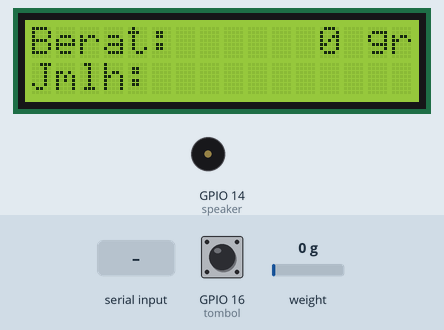
This sketch was run on a simulated ESP8266 (NodeMCU). Shown: 16×2 character LCD, buzzer (waves = sounding, pin HIGH). The test bench sets the inputs (shaded band); at power-on: weight on the scale 0 g, GPIO 16 (tombol) LOW. WiFi joins after 1.5 s; servers stay silent unless stated; a WiFi scan finds three made-up networks; uploads are accepted with an empty reply; EEPROM starts erased; what the sketch prints to the serial monitor is not drawn.

Above: at 9.73 s.
10.1 s: weight on the scale set to 1250 g
At 10.65 s:
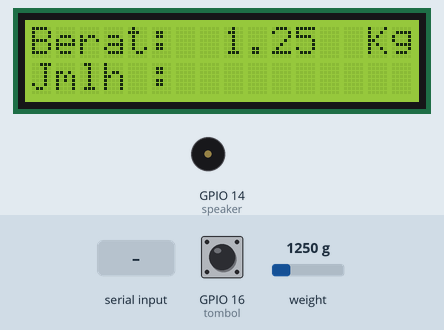
12.3 s: GPIO 16 (tombol) pulled HIGH for 0.2 s
At 14.2 s:
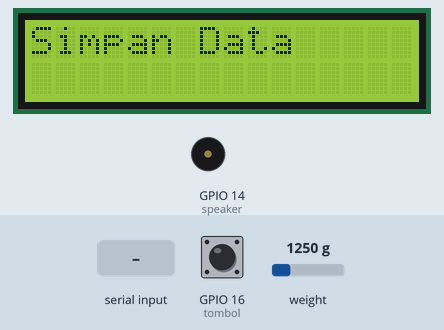
15.5 s: "t" received over Serial
At 16.0 s:
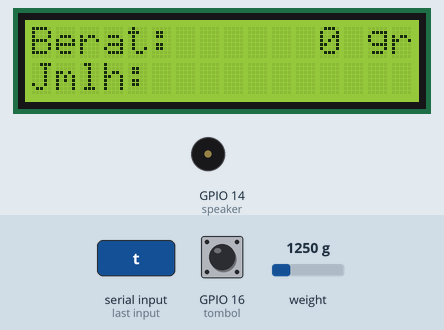
18.5 s: weight on the scale set to 3750 g
At 19.01 s:
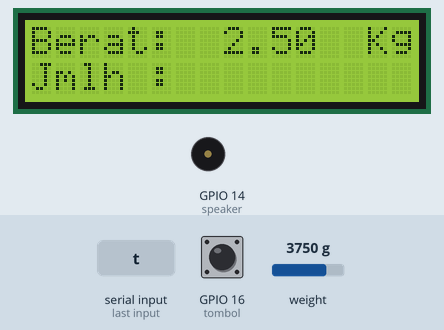
20.2 s: weight on the scale set to 4900 g
At 20.82 s:
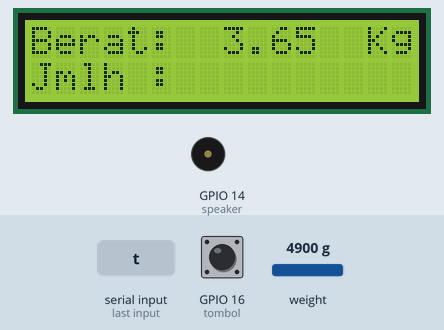
22.0 s: GPIO 16 (tombol) pulled HIGH for 1 s
At 24.23 s:
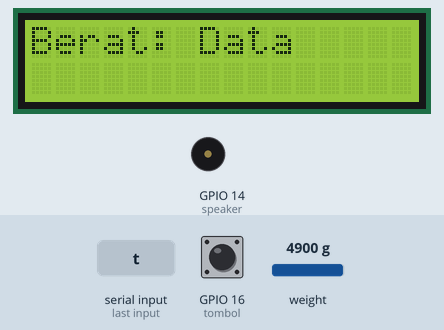
Timing chart, 0 to 25.7 s (numbered marks = the images above; inputs shaded):
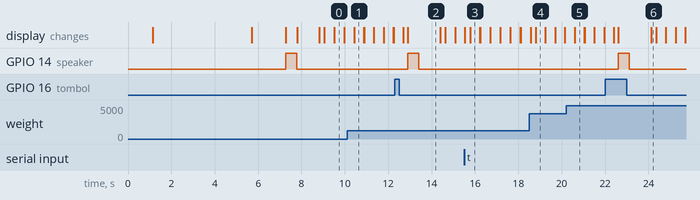

The sketch:

Timbangan2.ino
```cpp
#include<HX711_ADC.h>
#include<EEPROM.h>
#include<LiquidCrystal_I2C.h>


#include <Wire.h>

#include <ESP8266WiFi.h>
#include <ESP8266HTTPClient.h>

LiquidCrystal_I2C lcd(0x27, 16, 2);
const int HX711_dout = 2;
const int HX711_sck = 0;

HX711_ADC LoadCell(HX711_dout, HX711_sck);

const int calVal_eepromAdress = 0;
long t;
int speaker = 14;
int tombol = 16;

const char* ssid[] = {"rfid"} ;
const char* pass[] = {"12345566"};
const char* host = "192.168.219.137";
const int   ssid_count = sizeof(ssid) / sizeof(ssid[0]);
WiFiClient client;
int nbVisibleNetworks, n;


void setup() {
  boolean wifiFound = false;
  Serial.begin(9600);
  lcd.init();
  lcd.init();
  lcd.backlight();
  pinMode(tombol, INPUT);
  pinMode(speaker, OUTPUT);

  lcd.setCursor(0, 0);
  lcd.print("Alat ON");
  delay(1000);
  lcd.clear();

  pinMode(HX711_dout, INPUT);
  delay(10);
  Serial.println();
  Serial.println("Memulai...");

  LoadCell.begin();

  float calibrationValue;
  calibrationValue = 454.0;
  EEPROM.get(calVal_eepromAdress, calibrationValue);
  long stabilizingtime = 2000;
  boolean _tare = true;
  LoadCell.start(stabilizingtime, _tare);
  if (LoadCell.getTareTimeoutFlag()) {
    Serial.println("Timeout, cek kabel MCU>HX711 pastikan sudah tepat");
    while (1);
  }
  else {
    LoadCell.setCalFactor(calibrationValue);
    Serial.println("Startup selesai");
  }


  WiFi.mode(WIFI_STA);
  WiFi.disconnect();
  delay(100);
  Serial.println("Setup done");

  nbVisibleNetworks = WiFi.scanNetworks();
  Serial.println(F("scan done"));
  if (nbVisibleNetworks == 0) {
    Serial.println(F("no ntwrk found"));
    while (true);
  }

  for (int i = 0; i < nbVisibleNetworks; ++i) {
    Serial.println(WiFi.SSID(i));
    for (n = 0; n < ssid_count; n++) {
      if (strcmp(ssid[n], WiFi.SSID(i).c_str())) {
        Serial.print(F("\tNot matching "));
        Serial.println(ssid[n]);
      } else { // we got a match
        wifiFound = true;
        break;
      }
    }
    if (wifiFound) break;
  }
  WiFi.begin(ssid[n], pass[n]);

  while ((!(WiFi.status() == WL_CONNECTED))) {
    Serial.print(".");
    lcd.print("Menghubungkan ...");
    delay(300);
    lcd.clear();
  }


  if (WiFi.status() == WL_CONNECTED)
  {
    Serial.println("Wifi Terhubung");
    digitalWrite(speaker, HIGH);
    delay(500);
    digitalWrite(speaker, LOW);

    lcd.clear();
    lcd.setCursor(0, 0);
    lcd.print("WIFI CONNECT");
    lcd.setCursor(0, 1);
    lcd.print("Enjoy");
    delay(1000);
    lcd.clear();

  }
}

void loop() {
  tombol =  digitalRead(16);
  static boolean newDataReady = 0;
  const int serialPrintInterval = 0;
  //  lcd.setCursor(14, 0);
  //  lcd.print("gr");

  if (LoadCell.update()) newDataReady = true;
  if (newDataReady) {
    if (millis() > t + serialPrintInterval) {
      int i = LoadCell.getData();
      if (i < 0) {
        i = 0;
      }
      lcd.setCursor(0, 0);
      lcd.print("Berat: ");
      String reply;
      HTTPClient http;
      reply = "http://" + String(host) + "/timbangan/public/cek/data";
      http.begin(client, reply);
      http.GET();
      String responWeb = http.getString();


      if (i <= 5000 && i >= 1000) {
        float kg = 1000 ;
        kg = i / kg;
        Serial.println(kg);
        lcd.clear();
        lcd.setCursor(14, 0);
        lcd.print("Kg");
        lcd.setCursor(8, 0);
        lcd.print(kg);
        lcd.setCursor(0, 1);
        lcd.print("Jmlh : ");
        lcd.setCursor(7, 1);
        lcd.print(responWeb);
        Serial.println(responWeb);
        Serial.println(i);
        //        tampil(kg);

      }
      else if (i < 1000 && i >= 0) {
        lcd.clear();
        lcd.setCursor(14, 0);
        lcd.print("gr");
        lcd.setCursor(8, 0);
        //        lcd.print(i);
        tampil(i);

        lcd.setCursor(0, 1);
        lcd.print("Jmlh: ");
        lcd.setCursor(7, 1);
        lcd.print(responWeb);
        Serial.println(responWeb);
        Serial.println(i);

      }
      if (tombol == HIGH)
      {
        if (i > 0 && i <= 5000)
        {
          //          koneksi_database();
          String Link;
          HTTPClient http;
          Link = "http://" + String(host) + "/timbangan/public/simpan/timbang?berat=" + String(i);
          http.begin(client, Link);
          http.GET();
          //          String responWeb = http.getString();
          lcd.clear();
          lcd.setCursor(0, 0);
          lcd.print("Simpan Data");
          Serial.println("Data dikirim");
          Serial.println(host);
          digitalWrite(speaker, HIGH);
          delay(500);
          digitalWrite(speaker, LOW);
          delay(1000);
          http.end();
        }
        else {
          Serial.println("Nilai Gagal Dikirim");
        }


      }


      newDataReady = 0;
      t = millis();
    }
  }
  if (Serial.available() > 0) {
    float i;
    char inByte = Serial.read();
    if (inByte == 't') LoadCell.tareNoDelay();
  }
  if (LoadCell.getTareStatus() == true) {
    Serial.println("Tara selesai");
  }
  //  delay(1000);
  //  lcd.clear();
}

void tampil(int j) {
  lcd.setCursor(4, 0);
  lcd.print("          ");
  if (j < 10) {
    lcd.setCursor(12, 0);
  } else if (j < 100 && j >= 10) {
    lcd.setCursor(11, 0);
  } else if (j < 1000 && j >= 100) {
    lcd.setCursor(10, 0);
  } else if (j < 10000 && j >= 1000) {
    lcd.setCursor(9, 0);

  } else if (j < 100000 && j >= 10000) {
    lcd.setCursor(8, 0);
  } else if (j < 1000000 && j >= 100000) {
    lcd.setCursor(7, 0);
  } else if (j < 10000000 && j >= 1000000) {
    lcd.setCursor(6, 0);
  } else if (j < 100000000 && j >= 10000000) {
    lcd.setCursor(5, 0);
  } else {
    lcd.setCursor(4, 0);
  }
  lcd.print(j);
}

void koneksi_database()
{
  if (!client.connect(host, 80)) {
    Serial.println("Gagal Konek");
    return;
  }
  else {
    Serial.println("Berhasil Konek :");
    Serial.print(host);
    return;
  }
}
```

Measured:
- after the input at 10.1 s, the display: first changes after 0.33 s (image 1 shows a later state)
- after the input at 12.3 s, GPIO 14 (speaker): LOW → HIGH after 0.60 s, → LOW 0.50 s later
- after the input at 15.5 s, the display: first differs from a run without the input after 0.27 s (image 3)
- after the input at 18.5 s, the display: first differs from a run without the input after 0.29 s (image 4)
- after the input at 20.2 s, the display: first changes after 0.39 s (image 5 shows a later state)
- after the input at 22.0 s, GPIO 14 (speaker): LOW → HIGH after 0.62 s, → LOW 0.50 s later
- what the display in image 0 shows lasts 0.5 s, from 9.5 s to 10.0 s
